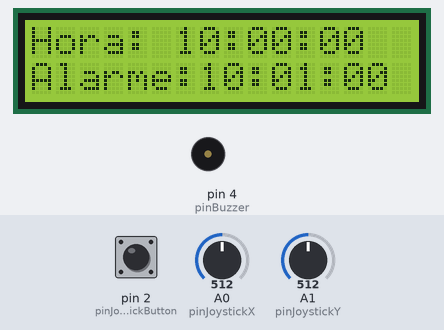
This sketch was run on a simulated Arduino Uno, built with avr-gcc and run on an emulated ATmega328P. On the bench: 16×2 character LCD, buzzer (waves = sounding). Inputs (shaded band) come from the test bench; at power-on: pin 2 (pinJoystickButton) HIGH, A0 (pinJoystickX) = 512, A1 (pinJoystickY) = 512.

Above: at 0.9 s.
1.0 s: pin 2 (pinJoystickButton) pulsed LOW 5 times (0.12 s each, 0.3 s apart)
At 1.93 s:
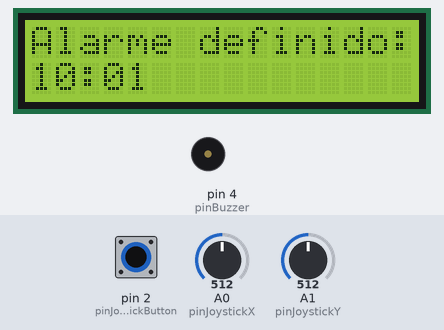
At 2.8 s:
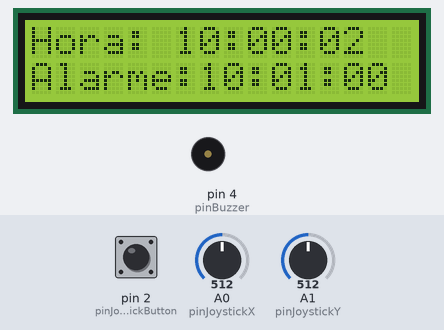
Timing chart, 0 to 4.3 s (numbered marks = the images above; inputs shaded):
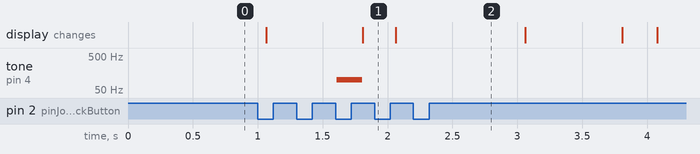

Measured:
- after the input at 1.0 s, tone on pin 4 (pinBuzzer): silent → 100 Hz after 0.61 s, → silent 0.20 s later; the display: first differs from a run without the input after 0.81 s (image 1)

The sketch:

Atividade3.ino
```cpp
// Bibliotecas
#include <Arduino_FreeRTOS.h>
#include <semphr.h>
#include <LiquidCrystal.h>

// Pinos do LCD (RS, E, D4, D5, D6, D7)
const int rs = 8, e = 9, d4 = 10, d5 = 11, d6 = 12, d7 = 13;
LiquidCrystal lcd(rs, e, d4, d5, d6, d7);

// Pinos do joystick (e botao integrado) e do buzzer
const int pinJoystickX = A0;     // Eixo X do joystick (analogico)
const int pinJoystickY = A1;     // Eixo Y do joystick (analogico)
const int pinJoystickButton = 2; // Botao do joystick (digital)
const int pinBuzzer = 4;         // Buzzer (para tocar o alarme)

// Estrutura de tempo (horas, minutos, segundos)
typedef struct {
  uint8_t horas, minutos, segundos;
} Tempo;

// Variaveis de tempo compartilhadas entre tasks (declared volatile por seguranca)
volatile Tempo horarioAtual = {10, 0, 0};  // horario corrente inicial
volatile Tempo horarioAlarme = {10, 1, 0}; // horario do alarme inicial

// Estados principais da maquina de estados (mantidos do Lab 2)
enum EstadoPrincipal {ESPERA, AJUSTA_HORA, AJUSTA_ALARME, TOCANDO};
volatile EstadoPrincipal estadoAtual = ESPERA; // estado inicial

// Prototipos das funcoes / tasks
void displayTimeLabel(const char* label, volatile const Tempo& t, uint8_t row);
void taskDisplay(void* parametros);
void taskJoystick(void* parametros);
void taskAlarme(void* parametros);

// Configuracoes iniciais e criacao das tasks ---
void setup() {
  pinMode(pinJoystickButton, INPUT_PULLUP); // botao com pull-up interno
  pinMode(pinBuzzer, OUTPUT);               // buzzer como saida
  lcd.begin(16, 2);                         // inicializa o LCD 16x2

  // Cria as tasks do FreeRTOS
  xTaskCreate(taskDisplay, "Display", 128, NULL, 2, NULL); // task responsavel pelo LCD e "relogio"
  xTaskCreate(taskJoystick, "Joystick", 128, NULL, 1, NULL); // task que le o joystick e altera estados
  xTaskCreate(taskAlarme, "Alarm", 128, NULL, 1, NULL); // task que verifica e toca alarme

  // Inicia o escalonador do FreeRTOS (nunca retorna se OK)
  vTaskStartScheduler();
}

void loop() {
  // Vazio, pois toda a execucao e controlada pelo FreeRTOS
}

// Funcao auxiliar: imprime rotulo + tempo formatado na linha especificada do LCD
void displayTimeLabel(const char* label, volatile const Tempo& t, uint8_t row) {
  lcd.setCursor(0, row);
  lcd.print(label);
  // Adiciona zero a esquerda quando necessario (formato HH:MM:SS)
  if (t.horas < 10) lcd.print('0');
  lcd.print(t.horas);
  lcd.print(':');
  if (t.minutos < 10) lcd.print('0');
  lcd.print(t.minutos);
  lcd.print(':');
  if (t.segundos < 10) lcd.print('0');
  lcd.print(t.segundos);
}

// Funcao taskDisplay atualiza o LCD e avanca o relogio a cada 1 segundo
void taskDisplay(void* parametros) {
  (void) parametros;
  for (;;) {
    // Se o alarme esta tocando, mostra mensagem dedicada
    if (estadoAtual == TOCANDO) {
      lcd.clear();
      lcd.setCursor(0,0);
      lcd.print("ALARME TOCANDO");
    } else {
      // Senao, mostra horario atual e horario do alarme
      lcd.clear();
      displayTimeLabel("Hora: ", horarioAtual, 0);
      displayTimeLabel("Alarme:", horarioAlarme, 1);
    }

    // Aguarda 1 segundo usando FreeRTOS (delay deterministico)
    vTaskDelay(pdMS_TO_TICKS(1000));

    // Atualiza o relogio (incrementa segundos e faz o rollover)
    horarioAtual.segundos++;
    if (horarioAtual.segundos >= 60) {
      horarioAtual.segundos = 0;
      horarioAtual.minutos++;
      if (horarioAtual.minutos >= 60) {
        horarioAtual.minutos = 0;
        horarioAtual.horas = (horarioAtual.horas + 1) % 24;
      }
    }
  }
}

// Funcao taskJoystick le o joystick e o botao, altera estados e ajusta hora/alarme
void taskJoystick(void* parametros) {
  (void) parametros;
  bool foiPressionado = false; // para detectar borda de pressao do botao
  for (;;) {
    bool pressionado = (digitalRead(pinJoystickButton) == LOW); // LOW = pressionado com INPUT_PULLUP
    // Deteccao de borda de descida do botao
    if (pressionado && !foiPressionado) {
      foiPressionado = true;
      // Ciclo de estados: ESPERA -> AJUSTA_HORA -> AJUSTA_ALARME -> ESPERA
      if (estadoAtual == ESPERA) {
        estadoAtual = AJUSTA_HORA;
      } else if (estadoAtual == AJUSTA_HORA) {
        estadoAtual = AJUSTA_ALARME;
      } else if (estadoAtual == AJUSTA_ALARME) {
        // Quando termina ajuste do alarme, confirma e da um feedback sonoro curto
        estadoAtual = ESPERA;
        digitalWrite(pinBuzzer, HIGH);
        tone(pinBuzzer, 100);
        vTaskDelay(pdMS_TO_TICKS(200));
        digitalWrite(pinBuzzer, LOW);
        noTone(pinBuzzer);
        lcd.clear();
        lcd.setCursor(0,0);
        lcd.print("Alarme definido: ");
        lcd.setCursor(0,1);
        if (horarioAlarme.horas < 10) lcd.print('0');
        lcd.print(horarioAlarme.horas);
        lcd.print(':');
        if (horarioAlarme.minutos < 10) lcd.print('0');
        lcd.print(horarioAlarme.minutos);
        vTaskDelay(pdMS_TO_TICKS(2000));
        lcd.clear();
      } else if (estadoAtual == TOCANDO) {
        // Se o alarme estiver tocando, o botao interrompe o alarme e volta para o estado de ESPERA
        estadoAtual = ESPERA;
        digitalWrite(pinBuzzer, LOW);
        noTone(pinBuzzer);
      }
    } else if (!pressionado && foiPressionado) {
      // Reset da flag quando o botao e solto
      foiPressionado = false;
    }

    // Se estiver em modo de ajuste, le os eixos para ajustar horas/minutos
    if (estadoAtual == AJUSTA_HORA || estadoAtual == AJUSTA_ALARME) {
      int x = analogRead(pinJoystickX);
      int y = analogRead(pinJoystickY);
      // Ajuste de horas pelo eixo X
      if (x < 200) {
        if (estadoAtual == AJUSTA_HORA)
          horarioAtual.horas = (horarioAtual.horas + 23) % 24; // decrementa com wrap-around
        else
          horarioAlarme.horas = (horarioAlarme.horas + 23) % 24;
        vTaskDelay(pdMS_TO_TICKS(200)); // debounce/protecao contra repeticoes muito rapidas
      } else if (x > 800) {
        if (estadoAtual == AJUSTA_HORA)
          horarioAtual.horas = (horarioAtual.horas + 1) % 24; // incrementa com wrap-around
        else
          horarioAlarme.horas = (horarioAlarme.horas + 1) % 24;
        vTaskDelay(pdMS_TO_TICKS(200));
      }
      // Ajuste de minutos pelo eixo Y
      else if (y < 200) {
        if (estadoAtual == AJUSTA_HORA)
          horarioAtual.minutos = (horarioAtual.minutos + 1) % 60;
        else
          horarioAlarme.minutos = (horarioAlarme.minutos + 1) % 60;
        vTaskDelay(pdMS_TO_TICKS(200));
      } else if (y > 800) {
        if (estadoAtual == AJUSTA_HORA)
          horarioAtual.minutos = (horarioAtual.minutos + 59) % 60; // decrementa com wrap
        else
          horarioAlarme.minutos = (horarioAlarme.minutos + 59) % 60;
        vTaskDelay(pdMS_TO_TICKS(200));
      }
    }

    // Pequena espera para reduzir uso de CPU
    vTaskDelay(pdMS_TO_TICKS(50));
  }
}

// Funcao taskAlarme verifica coincidencia de horario e controla o buzzer quando disparado
void taskAlarme(void* parametros) {
  (void) parametros;
  static bool alarmeAtivo = false; // flag local para evitar retrigger continuo
  for (;;) {
    // Verifica se chegou a hora exata do alarme (HH:MM:SS)
    if (!alarmeAtivo && horarioAtual.horas == horarioAlarme.horas && horarioAtual.minutos == horarioAlarme.minutos && horarioAtual.segundos == horarioAlarme.segundos) {
      alarmeAtivo = true;   // marca que o alarme ja foi acionado
      estadoAtual = TOCANDO; // muda o estado global para TOCANDO
    }

    if (estadoAtual == TOCANDO) {
      // Comportamento de alarme: toca por 10s e pausa 30s (loop enquanto estiver em TOCANDO)
      digitalWrite(pinBuzzer, HIGH);
      tone(pinBuzzer, 100);
      vTaskDelay(pdMS_TO_TICKS(10000)); // mantem o som por 10 segundos
      digitalWrite(pinBuzzer, LOW);
      noTone(pinBuzzer);
      vTaskDelay(pdMS_TO_TICKS(30000)); // pausa de 30 segundos entre toques
    } else {
      // Se o estado voltar para ESPERA apos ter tocado, reseta a flag
      if (alarmeAtivo && estadoAtual == ESPERA) {
        alarmeAtivo = false;
      }
      vTaskDelay(pdMS_TO_TICKS(500)); // espera curta quando nao esta tocando
    }
  }
}
```
